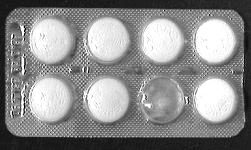
%> input picture Lab 4. Mathematical morphology/BE4_materials/tablets.png, 251 x 150 px
$ octave Lab4_part2_TRAN.m   (GNU Octave 9; MATLAB toolbox functions it lacks are replaced by stand-ins)
%> lines starting %> are read from the running program, lines starting %| are printed output that depends on the picture; in (x1, y1, x2, y2) boxes, pixels count from 0 and x2, y2 are one past the last pixel; in counts of white or black regions, pixels touching at a corner belong together; the program's own positions count from 1
%% BE4 _ Tran Gia Quoc Bao (part 2)

%% Default commands
close all;
clear all;
clc;

%% 2 Image processing
%% 2.1 Extracting the tablets
ImTablets = double(imread('tablets.png'));
%> ImTablets: size 150x251 double; min 0, max 255, mean 140.1; mean of the top-left, top-right, bottom-left and bottom-right quarters 144.3, 147.7, 139.8, 128.6

%% Approach 1
% Thresholding
ImTabletsThresheld = double(ImTablets > 210);
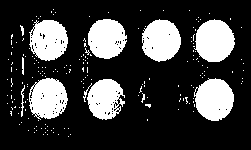
%> ImTabletsThresheld: size 150x251 double; values 0 (black) and 1 (white), 24.1% white; 187 white regions (176 under 20 px), largest, box (x1, y1, x2, y2) and area: (194, 19, 235, 62) 1315, (194, 78, 234, 121) 1288, (142, 19, 181, 62) 1275
% Median filtering
ImTabletsThresheldMedianFiltered = medfilt2(ImTabletsThresheld);
%> ImTabletsThresheldMedianFiltered: size 150x251 double; values 0 (black) and 1 (white), 23.4% white; 21 white regions (12 under 20 px), largest, box (x1, y1, x2, y2) and area: (195, 20, 235, 62) 1313, (195, 79, 234, 121) 1287, (142, 20, 181, 62) 1278

% Results
figure();
subplot(131);
imshow(ImTablets, []);
title('The original tablets image');
subplot(132);
imshow(ImTabletsThresheld, []);
title('The tablets image thresheld at 120');
subplot(133);
imshow(ImTabletsThresheldMedianFiltered, []);
title('The tablets image after filtering');

%% Approach 2
SETablets = strel('disk', 20);
ImTabletsOpened = imopen(ImTablets, SETablets);
ImTabletsOpenedRegionalMax = imregionalmax(ImTabletsOpened);
%> ImTabletsOpenedRegionalMax: size 150x251 logical; 26.9% white; 8 white regions, largest, box (x1, y1, x2, y2) and area: (88, 79, 128, 121) 1348, (30, 20, 70, 62) 1332, (30, 79, 70, 121) 1330

% Results
figure();
subplot(131);
imshow(ImTablets, []);
title('The original tablets image');
subplot(132);
imshow(ImTabletsOpened, []);
title('The tablets image opened with a disk SE of radius 20');
subplot(133);
imshow(ImTabletsOpenedRegionalMax, []);
title('The tablets image after taking regional maxima');

%% 2.2 Broken cookies
ImCookies = double(imread('cookies_broken.png'));
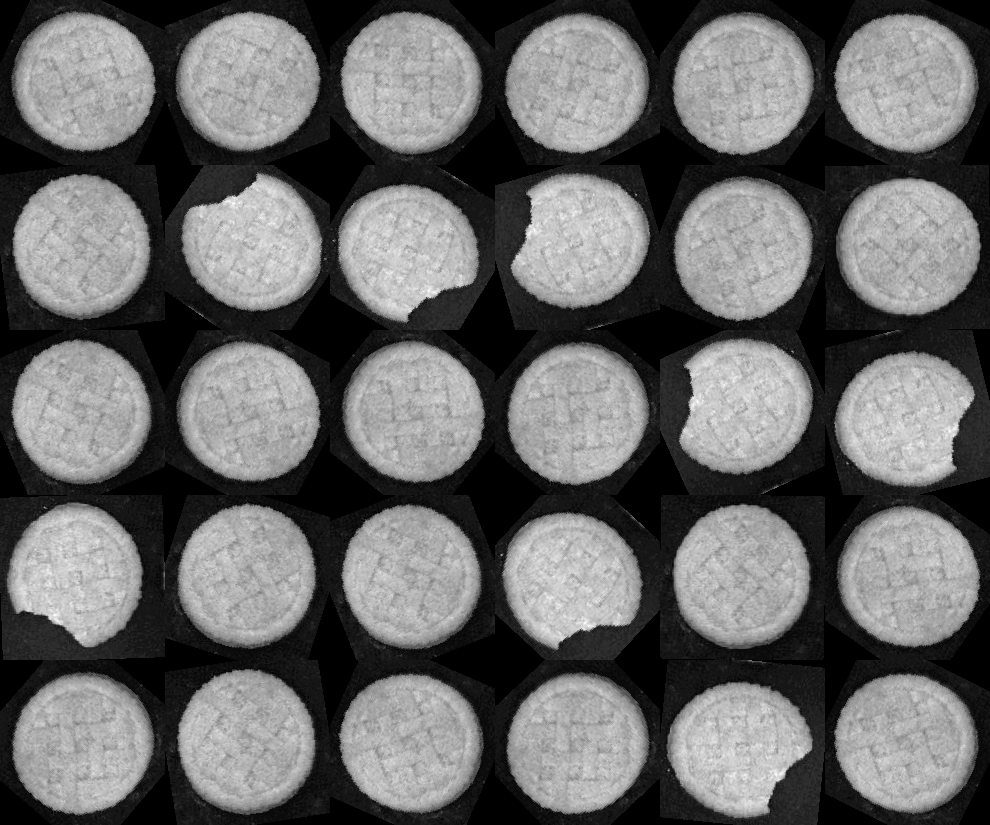
%> input picture Lab 4. Mathematical morphology/BE4_materials/cookies_broken.png, 990 x 825 px
%> ImCookies: size 825x990 double; min 0, max 251, mean 102.9; mean of the top-left, top-right, bottom-left and bottom-right quarters 102.8, 102.7, 102.4, 103.7

ImCookiesThresheld = double(ImCookies > 50);
%> ImCookiesThresheld: size 825x990 double; values 0 (black) and 1 (white), 56.6% white; 1 black region, box (x1, y1, x2, y2) and area: (0, 0, 990, 825) 354632

SECookies = strel('disk', 60);
ImCookiesWTH = imtophat(ImCookiesThresheld, SECookies);
%> ImCookiesWTH: size 825x990 double; values 0 (black) and 1 (white), 3.9% white; 1641 white regions (1547 under 20 px), largest, box (x1, y1, x2, y2) and area: (678, 395, 802, 475) 1929, (181, 194, 258, 312) 1883, (397, 184, 480, 302) 1877


% Results
figure();
subplot(131);
imshow(ImCookies, []);
title('The original cookies image');
subplot(132);
imshow(ImCookiesThresheld, []);
title('The cookies image thresheld');
subplot(133);
imshow(ImCookiesWTH, []);
title('The cookies image White Top Hat with a disk SE of radius 60');

%% 2.3 Area of chocolates
ImChocos = double(imread('chocos.jpg'));
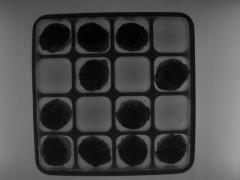
%> input picture Lab 4. Mathematical morphology/BE4_materials/chocos.jpg, 240 x 180 px
%> ImChocos: size 180x240 double; min 0, max 158, mean 72.2; mean of the top-left, top-right, bottom-left and bottom-right quarters 61.2, 77.6, 67.6, 82.3
% Extract the chocolates
ImChocosThresheld = double(ImChocos < 40);
%> ImChocosThresheld: size 180x240 double; values 0 (black) and 1 (white), 32.2% white; 9 white regions (5 under 20 px), largest, box (x1, y1, x2, y2) and area: (32, 12, 195, 176) 11682, (77, 22, 109, 52) 775, (79, 60, 109, 91) 749, (40, 99, 72, 130) 703
% Deal with the edges
SECookies = strel('square', 9);
ImChocosThresheldOpened = imopen(ImChocosThresheld, SECookies);
%> ImChocosThresheldOpened: size 180x240 double; values 0 (black) and 1 (white), 17.6% white; 11 white regions, largest, box (x1, y1, x2, y2) and area: (156, 60, 189, 90) 790, (78, 23, 109, 52) 764, (80, 60, 108, 90) 731
% % Region labeling (not neccessary)
% ImChocosThresheldOpenedLabeled = bwlabel(ImChocosThresheldOpened);

[counts, binLocations] = imhist(ImChocosThresheldOpened);
%> counts = 256 values, max 35603 at index 1, min 0 at index 2, mean 168.8; binLocations = 256 values from 0 to 1
areaChocos = counts(end);
%> areaChocos = 7597

% Results
figure();
subplot(221);
imshow(ImChocos, []);
title('The original cookies image');
subplot(222);
imshow(ImChocosThresheld, []);
title('The original cookies image thresheld');
subplot(223);
imshow(ImChocosThresheldOpened, []);
title('The original cookies image opened');
subplot(224);
imhist(ImChocosThresheldOpened);

%% 2.4 Caps of bottles
ImCaps = double(imread('bottles.png'));
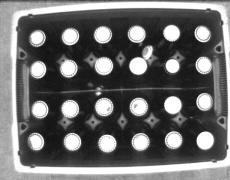
%> input picture Lab 4. Mathematical morphology/BE4_materials/bottles.png, 230 x 180 px
%> ImCaps: size 180x230 double; min 0, max 255, mean 108.6; mean of the top-left, top-right, bottom-left and bottom-right quarters 110.4, 99.1, 117.2, 107.4
% Deal with the edges
SECaps = strel('disk', 5, 4);
ImCapsOpened = imopen(ImCaps, SECaps);
% Extract the chocolates
ImCapsThresheld = double(ImCapsOpened > 217);
%> ImCapsThresheld: size 180x230 double; values 0 (black) and 1 (white), 8.3% white; 25 white regions, largest, box (x1, y1, x2, y2) and area: (197, 132, 213, 149) 218, (130, 58, 146, 74) 212, (165, 97, 181, 113) 211

% Results
figure();
subplot(131);
imshow(ImCaps, []);
title('The original caps image');
subplot(132);
imshow(ImCapsOpened, []);
title('The original caps image opened');
subplot(133);
imshow(ImCapsThresheld, []);
title('The original caps image thresheld');

%% 2.5 Retina
ImRetina = double(imread('retina.png'));
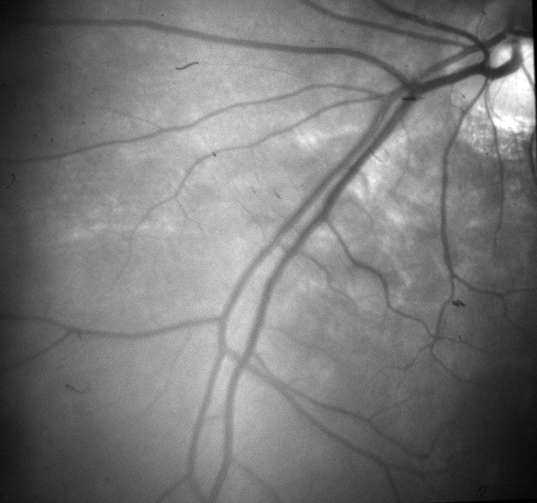
%> input picture Lab 4. Mathematical morphology/BE4_materials/retina.png, 537 x 503 px
%> ImRetina: size 503x537 double; min 0, max 65535, mean 30883.2; mean of the top-left, top-right, bottom-left and bottom-right quarters 33632.8, 33747.3, 31794.9, 24393.7

%% Extract the vessels
SEVessels = strel('disk', 6);
ImRetinaVesselsOpened = imbothat(ImRetina, SEVessels);
ImRetinaVesselsThresheld = double(ImRetinaVesselsOpened > 4000); % will get some salt & pepper noise
%> ImRetinaVesselsThresheld: size 503x537 double; values 0 (black) and 1 (white), 8.4% white; 1868 white regions (1821 under 20 px), largest, box (x1, y1, x2, y2) and area: (309, 2, 521, 92) 3265, (224, 95, 417, 454) 2964, (327, 79, 503, 342) 2936
ImRetinaVesselsFiltered = medfilt2(ImRetinaVesselsThresheld);
%> ImRetinaVesselsFiltered: size 503x537 double; values 0 (black) and 1 (white), 7.2% white; 200 white regions (158 under 20 px), largest, box (x1, y1, x2, y2) and area: (309, 2, 521, 91) 3269, (224, 95, 416, 452) 2971, (327, 79, 502, 342) 2929

% Results
figure();
subplot(221);
imshow(ImRetina, []);
title('The original retina image');
subplot(222);
imshow(ImRetinaVesselsOpened, []);
title('The retina image White Top Hat');
subplot(223);
imshow(ImRetinaVesselsThresheld, []);
title('The retina image thresheld');
subplot(224);
imshow(ImRetinaVesselsFiltered, []);
title('The retina image median filtered');

%% Extract the nerve
SENerve = strel('disk', 100);
ImRetinaNerveOpened = imtophat(ImRetina, SENerve);
ImRetinaNerveThresheld = double(ImRetinaNerveOpened > 35000); % will get some salt & pepper noise
%> ImRetinaNerveThresheld: size 503x537 double; values 0 (black) and 1 (white), 1.1% white; 22 white regions (17 under 20 px), largest, box (x1, y1, x2, y2) and area: (488, 44, 535, 133) 2603, (496, 48, 511, 65) 192, (474, 95, 486, 113) 109, (369, 165, 376, 187) 72, (372, 158, 381, 167) 26
ImRetinaNerveFiltered = medfilt2(ImRetinaNerveThresheld);
%> ImRetinaNerveFiltered: size 503x537 double; values 0 (black) and 1 (white), 1.1% white; 11 white regions (6 under 20 px), largest, box (x1, y1, x2, y2) and area: (489, 44, 535, 133) 2603, (496, 48, 511, 65) 192, (475, 96, 486, 113) 108, (369, 170, 376, 186) 64, (374, 159, 380, 165) 20

% Results
figure();
subplot(221);
imshow(ImRetina, []);
title('The original retina image');
subplot(222);
imshow(ImRetinaNerveOpened, []);
title('The retina image White Top Hat');
subplot(223);
imshow(ImRetinaNerveThresheld, []);
title('The retina image thresheld');
subplot(224);
imshow(ImRetinaNerveFiltered, []);
title('The retina image median filtered');

%% Enhance the original image
ImRetinaBackground = double(ImRetina < 20000);
%> ImRetinaBackground: size 503x537 double; values 0 (black) and 1 (white), 21.1% white; 252 white regions (247 under 20 px), largest, box (x1, y1, x2, y2) and area: (320, 0, 537, 503) 29984, (0, 0, 134, 503) 25924, (351, 18, 448, 44) 389, (499, 162, 504, 185) 65, (452, 300, 465, 307) 58
ImRetinaEnhanced = ImRetina + 65535/15*ImRetinaBackground;
ImRetinaSmooth = medfilt2(ImRetinaEnhanced);

% Results
figure();
subplot(221);
imshow(ImRetina, []);
title('The original retina image');
subplot(222);
imshow(ImRetinaBackground, []);
title('The background of the retina image');
subplot(223);
imshow(ImRetinaEnhanced, []);
title('The enhanced retina image');
subplot(224);
imshow(ImRetinaSmooth, []);
title('The smooth retina image');

%% 2.6 Aligned cookies
clear all;
ImLines = imread('cookies_lines_misal.png');
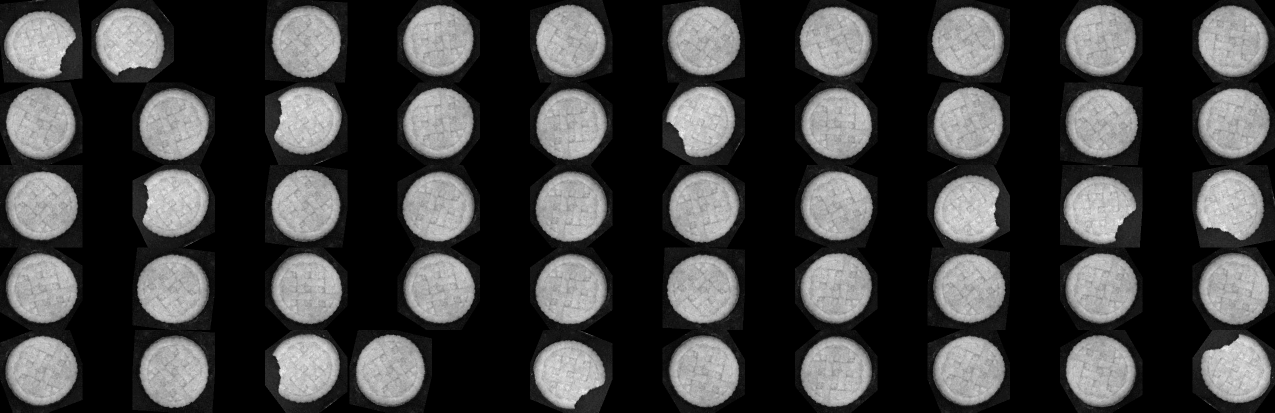
%> input picture Lab 4. Mathematical morphology/BE4_materials/cookies_lines_misal.png, 2550 x 825 px (shown at 1/2 size)
%> ImLines is the input picture: size 825x2550 uint8; min 0, max 251, mean 66.4
SEDisk = strel('disk', 33, 0);
ImLinesClosed = imclose(ImLines, SEDisk);
SERec = strel('rectangle', [550 25]);
ImLinesOpened = imopen(ImLinesClosed, SERec);
ImLinesThresheld = (ImLinesOpened > 125);
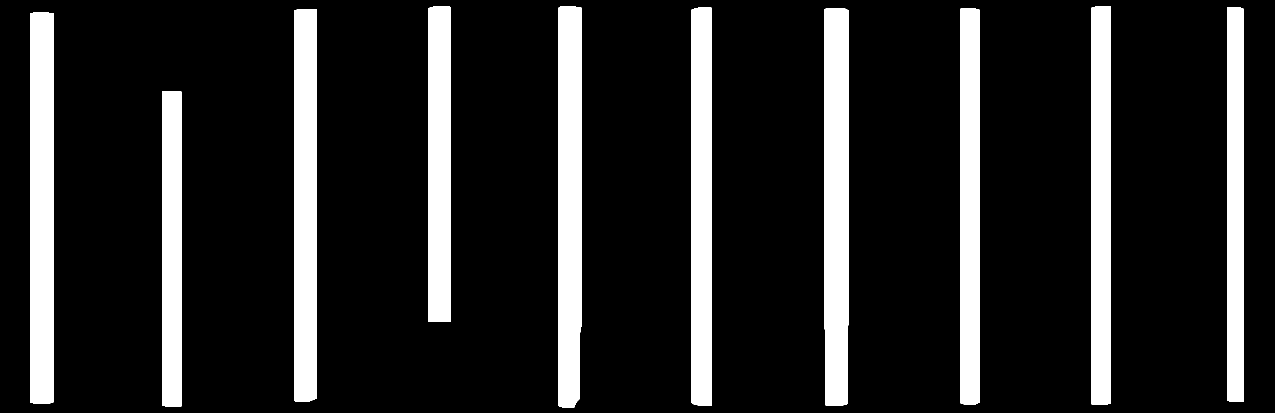
%> ImLinesThresheld: size 825x2550 logical (shown at 1/2 size); 15.3% white; 10 white regions, largest, box (x1, y1, x2, y2) and area: (1648, 16, 1697, 812) 38312, (60, 25, 108, 808) 37521, (1116, 12, 1163, 815) 36944

% Results
figure();
subplot(221);
imshow(ImLines, []);
title('The original cookies image');
subplot(222);
imshow(ImLinesClosed, []);
title('The cookies image closed');
subplot(223);
imshow(ImLinesOpened, []);
title('The cookies image opened');
subplot(224);
imshow(ImLinesThresheld, []);
title('The cookies image thresheld');
